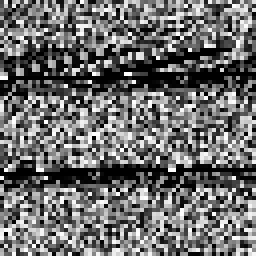
#> input picture data/processed/benign/benign_0012.png, 64 x 64 px (shown 4 times larger); its folder holds 4 pictures in this run
$ python inspect_data.py
#> lines starting #> are read from the running program, lines starting #| are printed output that depends on the picture
from pathlib import Path
from PIL import Image
import numpy as np

DATA_DIR = Path("data/processed")

for class_name in ["benign", "botnet", "ddos"]:
    files = list((DATA_DIR / class_name).glob("*.png"))

    images = []

    for f in files:
        img = np.array(
            Image.open(f).convert("L"),
            dtype=np.float32
        ) / 255.0

        images.append(img)

    images = np.array(images)

    mean_image = images.mean(axis=0)
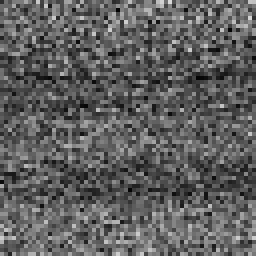
#> mean_image: shape (64, 64) float32 (shown 4 times larger); min 0.0137, max 0.851, mean 0.375

    print(f"\n{class_name.upper()}")
    print("Images:", len(files))
    print("Average image mean:", round(images.mean(), 4))
    print("Average image std:", round(images.std(), 4))
#> (the run stopped early here; a loop or call above may not have finished)
